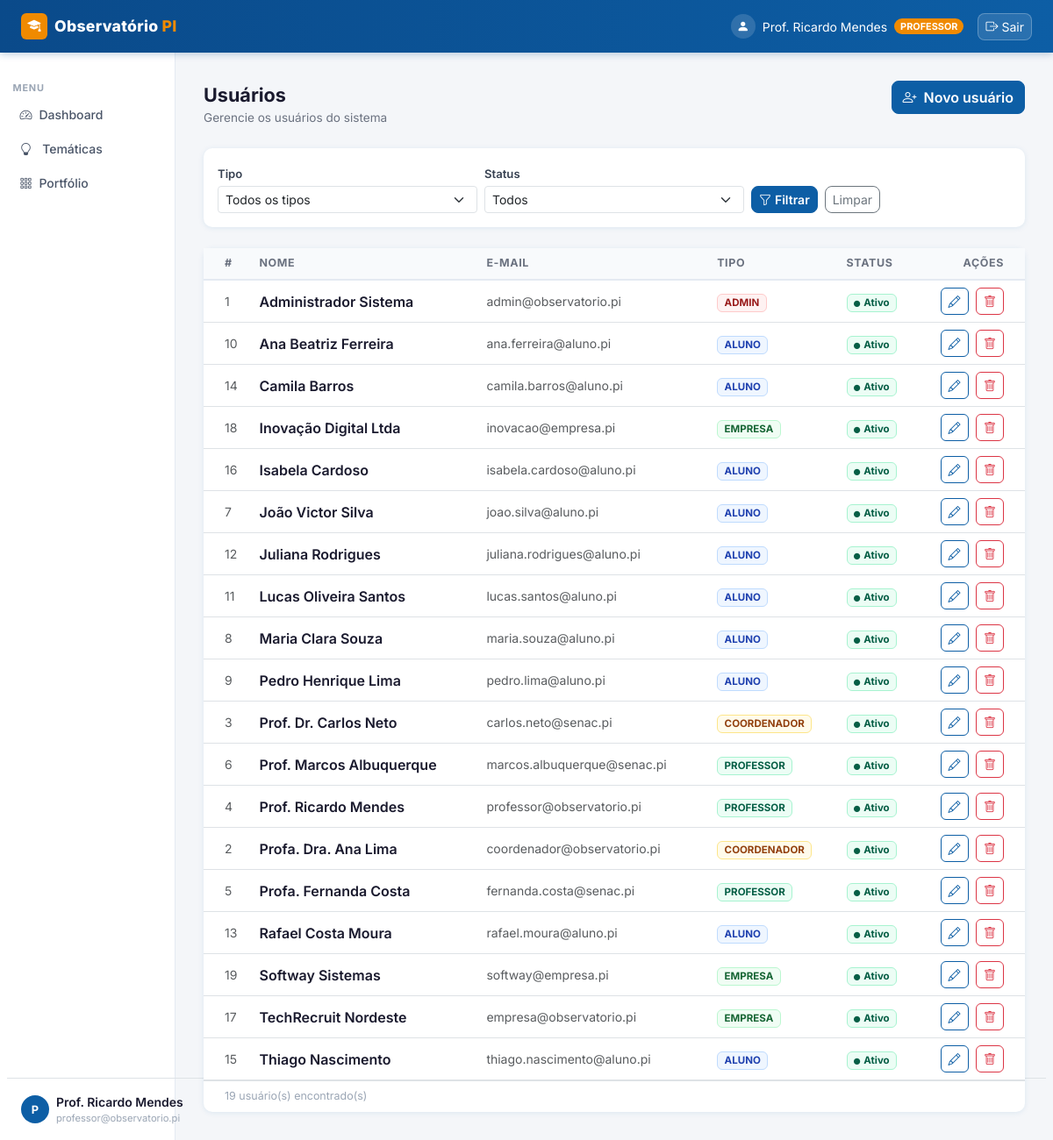
The page /usuarios (signed in) on the database its author committed.
### observatorio_pi/app/models/user.py (models this page shows)
class User(Base):
    __tablename__ = "users"
    id           = Column(Integer, primary_key=True, index=True)
    nome         = Column(String, nullable=False)
    email        = Column(String, unique=True, index=True, nullable=False)
    senha_hash   = Column(String, nullable=False)
    tipo         = Column(String, default="ALUNO", nullable=False)
    ativo        = Column(Boolean, default=True, nullable=False)
    bio          = Column(Text, default="")          # apresentação pessoal
    linkedin     = Column(String, default="")        # URL LinkedIn
    github       = Column(String, default="")        # URL GitHub
    portfolio_url= Column(String, default="")        # site/portfolio pessoal
    area_interesse = Column(String, default="")      # ex: "Backend, IA, Mobile"
    cidade       = Column(String, default="")        # localização
    telefone     = Column(String, default="")        # contato para empresas

### observatorio_pi/app/main.py (the view)
@app.get("/usuarios", response_class=HTMLResponse)
def listar_usuarios_view(request: Request, filtro_tipo: str = "", filtro_ativo: str = "", db: Session = Depends(get_db)):
    usuario = get_usuario_logado(request, db)
    if not usuario:
        return RedirectResponse(url="/", status_code=303)
    query = db.query(User)
    if filtro_tipo:
        query = query.filter(User.tipo == filtro_tipo)
    if filtro_ativo != "":
        query = query.filter(User.ativo == (filtro_ativo == "true"))
    return templates.TemplateResponse("usuarios.html", {
        "request": request, "usuario": usuario,
        "usuarios": query.order_by(User.nome).all(),
        "filtro_tipo": filtro_tipo, "filtro_ativo": filtro_ativo,
        "sucesso": request.query_params.get("sucesso"),
        "erro": request.query_params.get("erro"),
        "active_page": "usuarios",
    })

### observatorio_pi/app/templates/usuarios.html (shortened to what this page needs)
{% extends "base_auth.html" %}
{% block content %}
<div class="d-flex justify-content-between align-items-start mb-4">
    <div>
        <div class="page-title">Usuários</div>
        <div class="page-subtitle">Gerencie os usuários do sistema</div>
    </div>
    <a href="/usuarios/novo" class="btn btn-primary" style="border-radius:8px;">
        <i class="bi bi-person-plus me-2"></i>Novo usuário
    </a>
</div>
<div class="card p-3 mb-4">
    <form method="get" action="/usuarios" class="row g-2 align-items-end">
        <div class="col-sm-4">
            <label class="form-label fw-semibold mb-1" style="font-size:.82rem;color:#374151;">Tipo</label>
            <select name="filtro_tipo" class="form-select form-select-sm">
                <option value="">Todos os tipos</option>
            </select>
        </div>
        <div class="col-sm-4">
            <label class="form-label fw-semibold mb-1" style="font-size:.82rem;color:#374151;">Status</label>
            <select name="filtro_ativo" class="form-select form-select-sm">
                <option value="">Todos</option>
            </select>
        </div>
        <div class="col-sm-4 d-flex gap-2">
            <button type="submit" class="btn btn-primary btn-sm" style="border-radius:8px;">
                <i class="bi bi-funnel me-1"></i>Filtrar
            </button>
            <a href="/usuarios" class="btn btn-outline-secondary btn-sm" style="border-radius:8px;">Limpar</a>
        </div>
    </form>
</div>
<div class="card">
    <div class="table-responsive">
        <table class="table table-hover align-middle mb-0">
            <thead>
                <tr>
                    <th class="ps-4">#</th>
                    <th>Nome</th>
                    <th>E-mail</th>
                    <th>Tipo</th>
                    <th>Status</th>
                    <th class="text-end pe-4">Ações</th>
                </tr>
            </thead>
            <tbody>
                {% if usuarios %}
                {% for u in usuarios %}
                <tr>
                    <td class="ps-4 text-muted small">{{ u.id }}</td>
                    <td class="fw-semibold" style="color:#1a1a2e;">{{ u.nome }}</td>
                    <td class="text-muted small">{{ u.email }}</td>
                    <td>
                        {% set cor_map = {
                            "ALUNO":       ("eff6ff", "1e40af", "bfdbfe"),
                            "PROFESSOR":   ("ecfdf5", "065f46", "a7f3d0"),
                            "COORDENADOR": ("fffbeb", "92400e", "fde68a"),
                            "EMPRESA":     ("f0fdf4", "166534", "bbf7d0"),
                            "ADMIN":       ("fef2f2", "991b1b", "fecaca"),
                        } %}
                        {% set cores = cor_map.get(u.tipo, ("f3f4f6","374151","d1d5db")) %}
                        <span class="badge badge-tipo"
                              style="background:#{{ cores[0] }};color:#{{ cores[1] }};border:1px solid #{{ cores[2] }};">
                            {{ u.tipo }}
                        </span>
                    </td>
                    <td>
                        {% if u.ativo %}
                        <span class="badge" style="background:#ecfdf5;color:#065f46;border:1px solid #a7f3d0;font-size:.72rem;">
                            <i class="bi bi-circle-fill me-1" style="font-size:.45rem;"></i>Ativo
                        </span>
                        {% else %}
                        <span class="badge" style="background:#f3f4f6;color:#6b7280;border:1px solid #d1d5db;font-size:.72rem;">
                            <i class="bi bi-circle me-1" style="font-size:.45rem;"></i>Inativo
                        </span>
                        {% endif %}
                    </td>
                    <td class="text-end pe-4">
                        <a href="/usuarios/{{ u.id }}/editar"
                           class="btn btn-outline-primary btn-sm me-1" style="border-radius:6px;" title="Editar">
                            <i class="bi bi-pencil"></i>
                        </a>
                        <button type="button"
                                class="btn btn-sm btn-outline-danger" style="border-radius:6px;"
                                title="Excluir"
                                data-bs-toggle="modal" data-bs-target="#modalDeletar"
                                data-id="{{ u.id }}" data-nome="{{ u.nome }}">
                            <i class="bi bi-trash"></i>
                        </button>
                    </td>
                </tr>
                {% endfor %}
                {% endif %}
            </tbody>
        </table>
    </div>
    {% if usuarios %}
    <div class="px-4 py-2 border-top" style="font-size:.78rem;color:#9aa5b4;">
        {{ usuarios | length }} usuário(s) encontrado(s)
    </div>
    {% endif %}
</div>
{% endblock %}

### observatorio_pi/app/templates/base_auth.html (shortened to what this page needs)
{% extends "base.html" %}
{% block body %}
<nav class="navbar navbar-senac navbar-expand-lg">
    <div class="container-fluid px-4">
        <a class="navbar-brand d-flex align-items-center gap-2" href="/dashboard">
            <div style="background:var(--senac-orange);border-radius:6px;width:30px;height:30px;display:flex;align-items:center;justify-content:center;">
                <i class="bi bi-mortarboard-fill text-white" style="font-size:.95rem;"></i>
            </div>
            <span>Observatório <span class="brand-dot">PI</span></span>
        </a>
        <div class="ms-auto d-flex align-items-center gap-3">
            <span class="text-white-50 small d-none d-sm-flex align-items-center gap-2">
                <span style="width:28px;height:28px;background:rgba(255,255,255,.15);border-radius:50%;display:flex;align-items:center;justify-content:center;">
                    <i class="bi bi-person-fill text-white"></i>
                </span>
                <span class="text-white">{{ usuario.nome }}</span>
                <span class="badge rounded-pill" style="background:var(--senac-orange);font-size:.68rem;font-weight:700;">{{ usuario.tipo }}</span>
            </span>
            <a href="/logout" class="btn btn-sm d-flex align-items-center gap-1"
               style="background:rgba(255,255,255,.12);color:#fff;border:1px solid rgba(255,255,255,.25);border-radius:8px;">
                <i class="bi bi-box-arrow-right"></i><span class="d-none d-sm-inline">Sair</span>
            </a>
        </div>
    </div>
</nav>
<div class="container-fluid g-0">
    <div class="row g-0">
        <nav class="col-md-2 d-none d-md-block sidebar">
            <div class="sidebar-section-label">Menu</div>
            <ul class="nav flex-column px-2">
                <li class="nav-item">
                    <a class="nav-link {% if active_page == 'dashboard' %}active{% endif %}" href="/dashboard">
                        <i class="bi bi-speedometer2 me-2"></i>Dashboard
                    </a>
                </li>
                <li class="nav-item">
                    <a class="nav-link {% if active_page == 'tematicas' %}active{% endif %}" href="/tematicas">
                        <i class="bi bi-lightbulb me-2"></i>
                        {% if usuario.tipo == 'ALUNO' %}Minhas Temáticas{% else %}Temáticas{% endif %}
                    </a>
                </li>
                <li class="nav-item">
                    <a class="nav-link {% if active_page == 'portfolio' %}active{% endif %}" href="/portfolio">
                        <i class="bi bi-grid-3x3-gap me-2"></i>Portfólio
                    </a>
                </li>
            </ul>
            <div class="px-3 pt-3 border-top mx-2" style="position:absolute;bottom:1rem;left:0;right:0;">
                <div class="d-flex align-items-center gap-2">
                    <div class="rounded-circle d-flex align-items-center justify-content-center flex-shrink-0"
                         style="width:32px;height:32px;background:var(--senac-blue);color:#fff;font-size:.8rem;font-weight:700;">
                        {{ usuario.nome[0].upper() }}
                    </div>
                    <div style="min-width:0;">
                        <div class="small fw-semibold text-truncate" style="color:#1a1a2e;">{{ usuario.nome }}</div>
                        <div class="text-truncate" style="font-size:.7rem;color:#9aa5b4;">{{ usuario.email }}</div>
                    </div>
                </div>
            </div>
        </nav>
        <main class="col-md-10 main-content" style="min-height:calc(100vh - 60px);">
            {% block content %}{% endblock %}
        </main>
    </div>
</div>
{% endblock %}

### observatorio_pi/app/templates/base.html (style rules this page uses)
:root { --senac-blue: #0D5EA5; --senac-blue-dark: #0A4A8A; --senac-blue-deeper: #083A6E; --senac-orange: #F08A00; --senac-orange-dark: #D47A00; --senac-orange-light:#FFF3DC; --senac-bg: #F4F6F9; --senac-sidebar-bg: #FFFFFF; --senac-card-shadow: 0 1px 6px rgba(13,94,165,.10); --senac-radius: 10px; }
*, *::before, *::after { box-sizing: border-box; }
body { font-family: 'Inter', system-ui, sans-serif; background-color: var(--senac-bg); color: #1a1a2e; }
.btn-primary { background-color: var(--senac-blue); border-color: var(--senac-blue); color: #fff; font-weight: 600; }
.btn-outline-primary { color: var(--senac-blue); border-color: var(--senac-blue); }
a { color: var(--senac-blue); }
.card { border: none; border-radius: var(--senac-radius); box-shadow: var(--senac-card-shadow); }
.badge-tipo { font-size: .72rem; }
.navbar-senac { background: linear-gradient(90deg, var(--senac-blue-dark) 0%, var(--senac-blue) 100%); box-shadow: 0 2px 8px rgba(10,74,138,.25); min-height: 60px; }
.navbar-senac .navbar-brand { font-weight: 800; font-size: 1.1rem; letter-spacing: .3px; color: #fff !important; }
.navbar-senac .navbar-brand .brand-dot { color: var(--senac-orange); }
.sidebar { min-height: calc(100vh - 60px); background: var(--senac-sidebar-bg); border-right: 1px solid #e4eaf2; padding-top: 1.25rem; }
.sidebar .nav-link { color: #4a5568; border-radius: 8px; margin-bottom: 2px; padding: .5rem .9rem; font-size: .875rem; font-weight: 500; transition: background .15s, color .15s; }
.sidebar .nav-link i { width: 20px; }
.sidebar-section-label { font-size: .68rem; font-weight: 700; text-transform: uppercase; letter-spacing: .08em; color: #9aa5b4; padding: .75rem .9rem .25rem; }
.main-content { padding: 2rem; }
.page-title { font-size: 1.35rem; font-weight: 700; color: #1a1a2e; }
.page-subtitle { font-size: .85rem; color: #6b7280; }
.table thead th { font-size: .78rem; font-weight: 700; text-transform: uppercase; letter-spacing: .05em; color: #6b7280; border-bottom: 2px solid #e4eaf2; background: #f8fafc; }

### rows shown on the page
User: nome "Prof. Ricardo Mendes", tipo "PROFESSOR", nome "P", email "professor@observatorio.pi", id "4", ativo True (drawn)
User: id "1", nome "Administrador Sistema", email "admin@observatorio.pi", tipo "ADMIN", ativo True (drawn)
User: id "10", nome "Ana Beatriz Ferreira", email "ana.ferreira@aluno.pi", tipo "ALUNO", ativo True (drawn)
User: id "14", nome "Camila Barros", email "camila.barros@aluno.pi", tipo "ALUNO", ativo True (drawn)
User: id "18", nome "Inovação Digital Ltda", email "inovacao@empresa.pi", tipo "EMPRESA", ativo True (drawn)
User: id "16", nome "Isabela Cardoso", email "isabela.cardoso@aluno.pi", tipo "ALUNO", ativo True (drawn)
User: id "7", nome "João Victor Silva", email "joao.silva@aluno.pi", tipo "ALUNO", ativo True (drawn)
User: id "12", nome "Juliana Rodrigues", email "juliana.rodrigues@aluno.pi", tipo "ALUNO", ativo True (drawn)
User: id "11", nome "Lucas Oliveira Santos", email "lucas.santos@aluno.pi", tipo "ALUNO", ativo True (drawn)
User: id "8", nome "Maria Clara Souza", email "maria.souza@aluno.pi", tipo "ALUNO", ativo True (drawn)
User: id "9", nome "Pedro Henrique Lima", email "pedro.lima@aluno.pi", tipo "ALUNO", ativo True (drawn)
User: id "3", nome "Prof. Dr. Carlos Neto", email "carlos.neto@senac.pi", tipo "COORDENADOR", ativo True (drawn)
User: id "6", nome "Prof. Marcos Albuquerque", email "marcos.albuquerque@senac.pi", tipo "PROFESSOR", ativo True (drawn)
User: id "2", nome "Profa. Dra. Ana Lima", email "coordenador@observatorio.pi", tipo "COORDENADOR", ativo True (drawn)
User: id "5", nome "Profa. Fernanda Costa", email "fernanda.costa@senac.pi", tipo "PROFESSOR", ativo True (drawn)
User: id "13", nome "Rafael Costa Moura", email "rafael.moura@aluno.pi", tipo "ALUNO", ativo True (drawn)
User: id "19", nome "Softway Sistemas", email "softway@empresa.pi", tipo "EMPRESA", ativo True (drawn)
User: id "17", nome "TechRecruit Nordeste", email "empresa@observatorio.pi", tipo "EMPRESA", ativo True (drawn)
User: id "15", nome "Thiago Nascimento", email "thiago.nascimento@aluno.pi", tipo "ALUNO", ativo True (drawn)

### other values the page prints
{{ usuarios | length }} "19"
